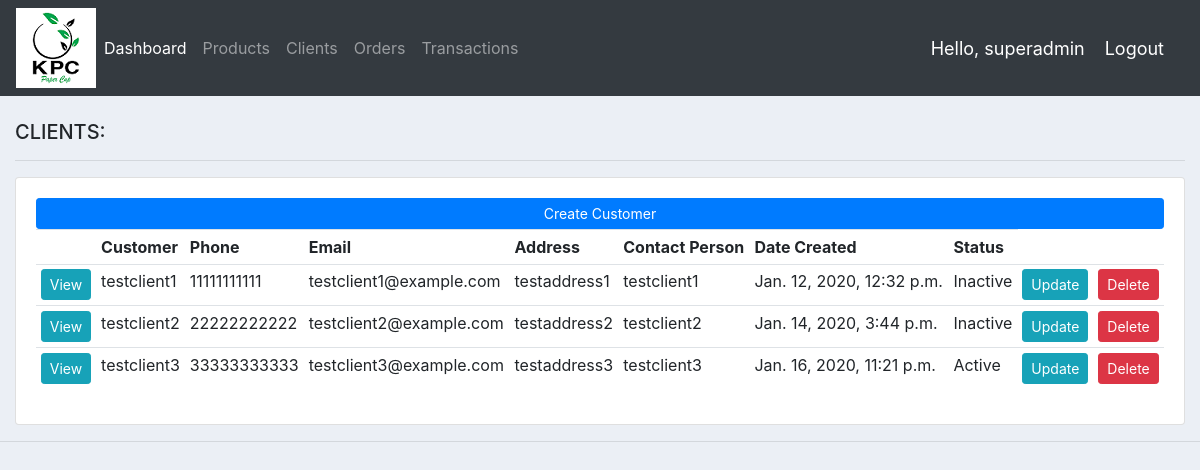
/clients/ (signed in), run on the app's committed database.
### accounts/models.py (models this page shows, shortened)
class Customer(models.Model):
	STATUS = (
			('Active', 'Active'),
			('Inactive', 'Inactive'),
			)
	customer_id = models.CharField(max_length=5, null=True)
	name = models.CharField(max_length=30, null=True)
	phone = models.CharField(max_length=11, null=True)
	email = models.CharField(max_length=30, null=True)
	address = models.CharField(max_length=50, null=True)
	contact_person = models.CharField(max_length=30, null=True)
	profile_pic = models.ImageField(default="profile1.png", null=True, blank=True)
	date_created = models.DateTimeField(auto_now_add=True, null=True)
	status = models.CharField(max_length=10, choices=STATUS, null=True)

### accounts/decorators.py (the view)
		def wrapper_func(request, *args, **kwargs):
			group = None
			if request.user.groups.exists():
				group = request.user.groups.all()[0].name
			else:
				return HttpResponse('You are not authorized to view this page')
			if group in allowed_roles:
				return view_func(request, *args, **kwargs)
			else:
				return HttpResponse('You are not authorized to perform this task')

### accounts/views.py (called while the page is built)
@login_required(login_url='login')
@allowed_users(allowed_roles=['superadmin', 'admin', 'chairperson', 'director', 'auditor', 'operator', 'secondman'])
def clients(request):
	customers = Customer.objects.all()
	return render(request, 'accounts/clients.html', {'customers':customers})

### accounts/templates/accounts/clients.html
{%  extends 'accounts/main.html' %}
{% block content %}
		<br>
		<div class="row">
	<div class="col-md-12">
		<h5>CLIENTS:</h5>
		<hr>
		<div class="card card-body">
			<a class="btn btn-primary  btn-sm btn-block" href="{% url 'create_customer' %}">Create Customer</a>
			<table class="table table-sm">
				<tr>
					<th></th>
					<th>Customer</th>
					<th>Phone</th>
					<th>Email</th>
					<th>Address</th>
					<th>Contact Person</th>
					<th>Date Created</th>
					<th>Status</th>
				</tr>
				{% for customer in customers %}
					<tr>
						<td><a class="btn btn-sm btn-info" href="{% url 'customer' customer.id %}">View</a></td>
						<td>{{customer.name}}</td>
						<td>{{customer.phone}}</td>
						<td>{{customer.email}}</td>
						<td>{{customer.address}}</td>
						<td>{{customer.contact_person}}</td>
						<td>{{customer.date_created}}</td>
						<td>{{customer.status}}</td>
						<td><a class="btn btn-sm btn-info" href="{% url 'update_customer' customer.id %}">Update</a></td>
						<td><a class="btn btn-sm btn-danger" href="{% url 'delete_customer' customer.id %}">Delete</a></td>
					</tr>
				{% endfor %}
			</table>
		</div>
	</div>
</div>
{% endblock content %}

### accounts/templates/accounts/navbar.html (shortened to what this page needs)
{% load static %}
<nav class="navbar navbar-expand-lg navbar-dark bg-dark">
 <img src="{% static 'images/logo.png' %}">
  <div class="collapse navbar-collapse" id="navbarNav">
    <ul class="navbar-nav">
      <li class="nav-item active">
        <a class="nav-link" href="{% url 'home' %}">Dashboard</a>
      </li>
      <li class="nav-item">
        <a class="nav-link" href="{% url 'products' %}">Products</a>
      </li>
            <li class="nav-item">
        <a class="nav-link" href="{% url 'clients' %}">Clients</a>
      </li>
            <li class="nav-item">
        <a class="nav-link" href="{% url 'orders' %}">Orders</a>
      </li>
            <li class="nav-item">
        <a class="nav-link" href="{% url 'transactions' %}">Transactions</a>
      </li>
    </ul>
  </div>
  <span class="hello-msg">Hello, {{request.user}}</span>
  <span ><a  class="hello-msg" href="{% url 'logout' %}">Logout</a></span>
</nav>

### static/css/main.css (style rules this page uses)
body { background-color: #ebeff5; }

### accounts/templates/accounts/navbar.html (style rules this page uses)
.hello-msg { font-size: 18px; color: #fff; margin-right: 20px; }

### data on the page
Customer: name "testclient1", phone "11111111111", email "testclient1@example.com", address "testaddress1", contact_person "testclient1", date_created "Jan. 12, 2020, 12:32 p.m.", status "Inactive"
Customer: name "testclient2", phone "22222222222", email "testclient2@example.com", address "testaddress2", contact_person "testclient2", date_created "Jan. 14, 2020, 3:44 p.m.", status "Inactive"
Customer: name "testclient3", phone "33333333333", email "testclient3@example.com", address "testaddress3", contact_person "testclient3", date_created "Jan. 16, 2020, 11:21 p.m.", status "Active"

### other printed values
{{ request.user }} "superadmin"
